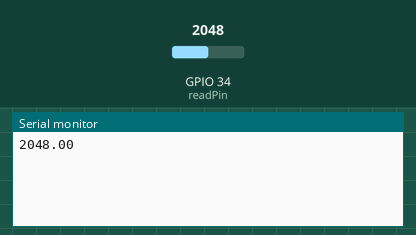
A sketch run on a simulated ESP32. On the bench: the last lines printed to the serial monitor. Inputs (shaded band) come from the test bench; at power-on: GPIO 34 (readPin) = 2048.

Above: at 2.2 s.
2.3 s: GPIO 34 (readPin) set to 2866
At 3.9 s:
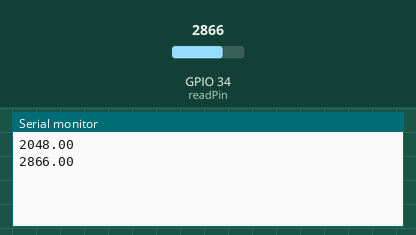
5.0 s: GPIO 34 (readPin) set to 3603
At 5.4 s:
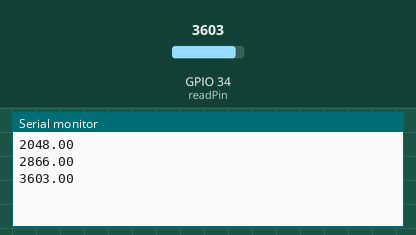
Timing chart, 0 to 8.0 s (numbered marks = the images above; inputs shaded):
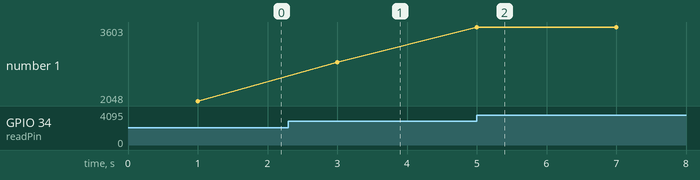

The sketch:

analogInput_test.ino
```cpp
#define readPin 34

float value = 0;

void setup() {
  Serial.begin(115200);
  delay(1000);
}

void loop() {
  value = analogRead(readPin);
  Serial.println(value);
  delay(2000);
}
```

Measured:
- after the input at 2.3 s, the serial monitor: prints a new line after 0.70 s (image 1)
- after the input at 5.0 s, the serial monitor: prints a new line at once (image 2)
- plotted number 1: 2048 → 2866 after the input at 2.3 s, 2866 → 3603 after the input at 5.0 s
